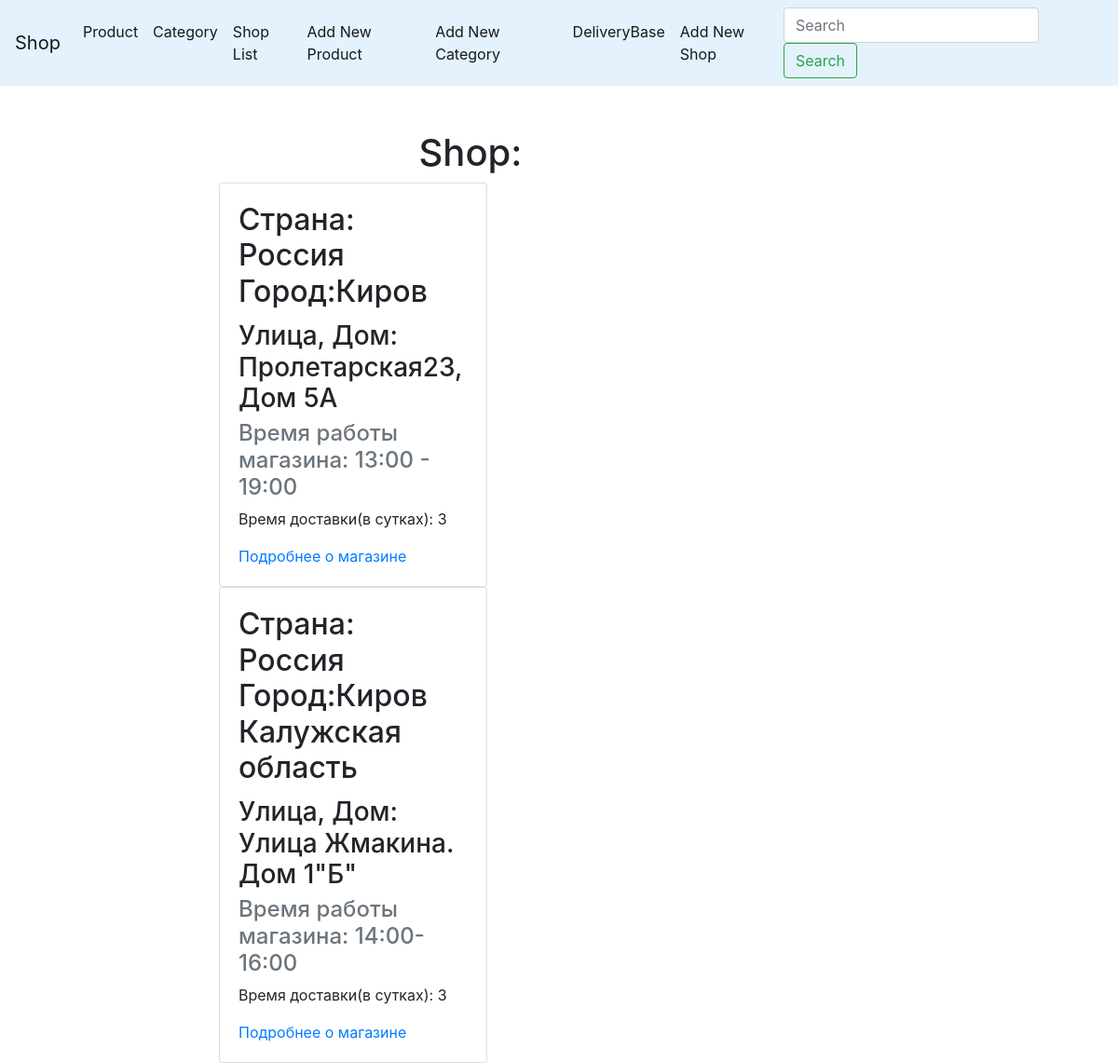
/shop/ (signed in), run on the app's committed database.
### app/models.py (models this page shows, shortened)
class Shop(models.Model):
    slug = models.SlugField(max_length=150, blank=True, unique=True)
    address = models.CharField(max_length=150)
    country = models.CharField(max_length=150)
    city = models.CharField(max_length=150)
    work_time = models.CharField(max_length=100)
    time_delivery = models.IntegerField()

### app/views.py (the view)
# urls.py: path('shop/', shop_base, name='shop_base_url'),
def shop_base(request):
    base_shop = Shop.objects.all()
    return render(request, 'app/shop_base.html',context={'base_shop': base_shop})

### app/templates/app/shop_base.html (shortened to what this page needs)
{% extends 'app/base_app.html' %}
{% block content %}
    <h1 class="text-center">Shop:</h1>
            {% for iter in base_shop %}
            <div class="card" style="width: 18rem;">
                    <div class="card-body">
                        <h2 class="card-title">Страна: {{ iter.country }} Город:{{ iter.city }}</h2>
                        <h3 class="card-title">Улица, Дом: {{ iter.address }}</h3>
                        <h4 class="card-subtitle mb-2 text-muted">Время работы магазина: {{ iter.work_time }}</h4>
                        <p class="card-text">Время доставки(в сутках): {{ iter.time_delivery }} </p>
                        <a href="/shop/{{ iter.slug }}/" class="card-link">Подробнее о магазине</a>
                    </div>
                </div>
            {% endfor %}
{% endblock %}

### data on the page
Shop: country "Россия", city "Киров", address "Пролетарская23, Дом 5А", work_time "13:00 - 19:00", time_delivery "3"
Shop: country "Россия", city "Киров Калужская область", address "Улица Жмакина. Дом 1\"Б\"", work_time "14:00-16:00", time_delivery "3"
